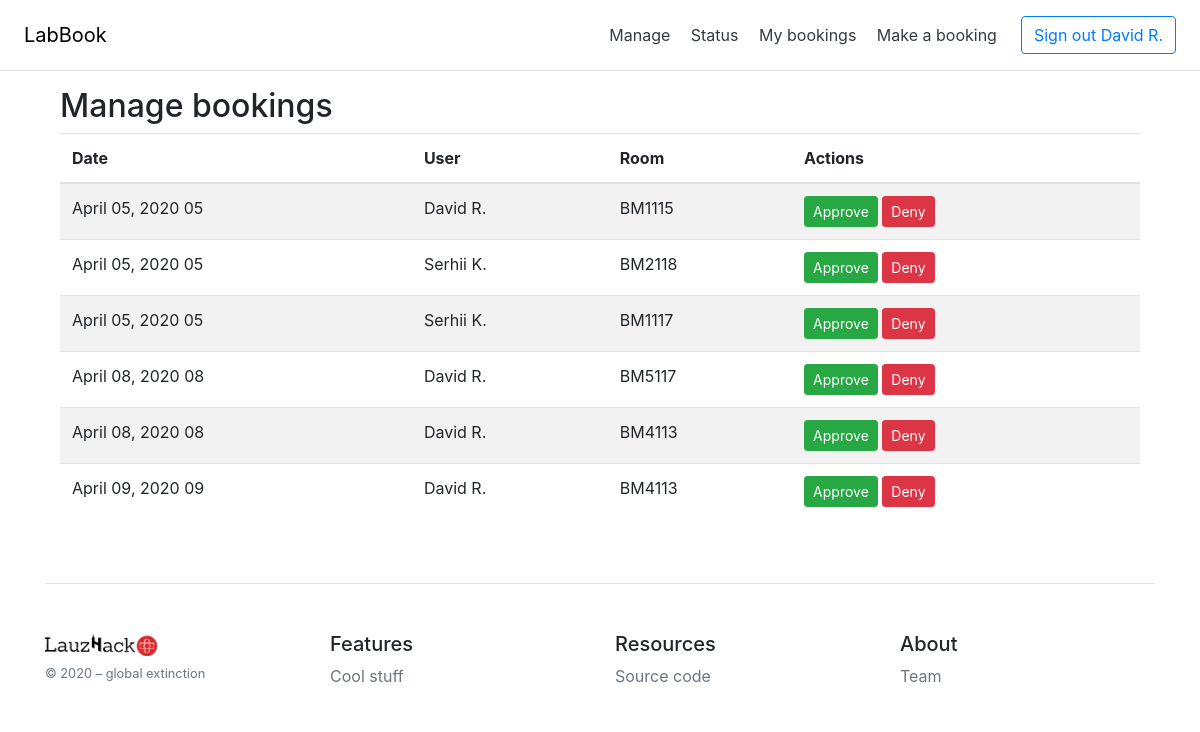
The app's page /manage/ (signed in), older data.
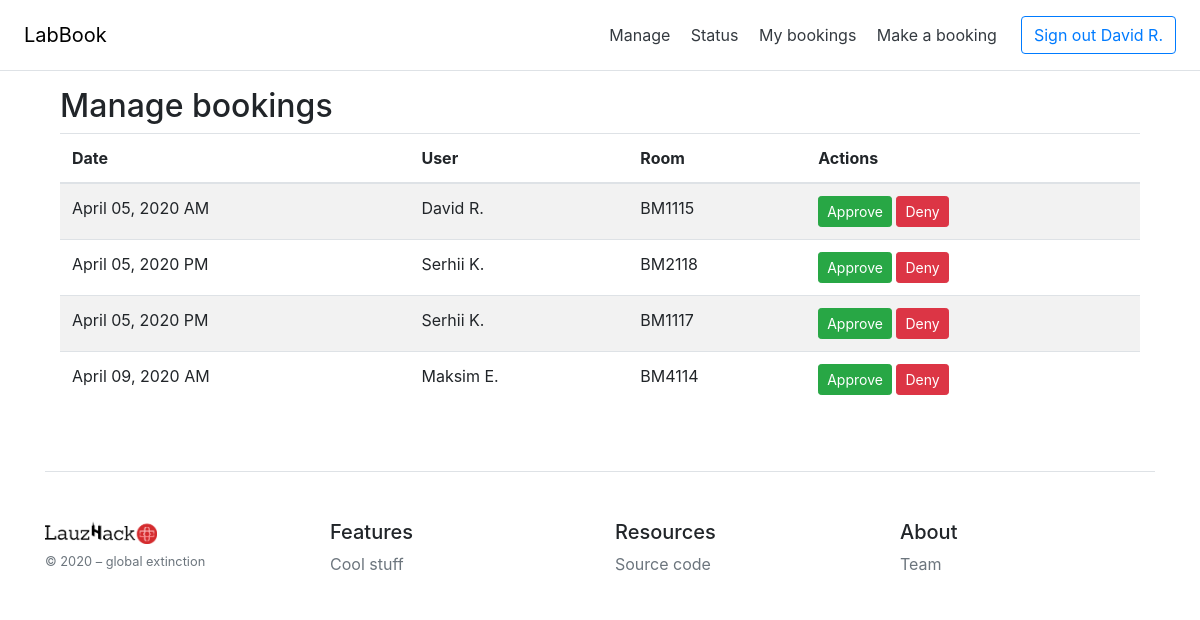
The same page, newer data.
### app/models.py (models this page shows, shortened)
class BaseModel(Model):
    class Meta:
        database = db

class User(UserMixin, BaseModel):
    id = IntegerField(primary_key=True)
    email = CharField(index=True, unique=True)
    name = CharField(index=True)
    password_hash = CharField()

class Booking(BaseModel):
    id = IntegerField(primary_key=True)
    when = CharField()
    status = CharField()
    who = ForeignKeyField(User, to_field='id', related_name="user")
    room = ForeignKeyField(Room, to_field='id', related_name="room")

class Room(BaseModel):
    id = IntegerField(primary_key=True)
    name = CharField(index=True, unique=True)
    floor = IntegerField()
    building = CharField()

### app/routes.py (the view)
@login_required
@app.route('/manage/')
def manage():
    bookings = get_pending_bookings()
    return render_template('manage.html', bookings=bookings, user_name=current_user.name, prettify_when=prettify_when)

### app/database.py (called while the page is built)
def get_pending_bookings(sort_by='booking_id'):
    query = Booking.select().where(Booking.status == 'pending')
    if sort_by == 'when':
        query_sorted = query.order_by(Booking.when)
    else:
        query_sorted = query
    pending_bookings = [model_to_dict(c) for c in query_sorted]
    return pending_bookings

def prettify_date(date):
    return datetime.strptime(date, '%Y-%m-%d').strftime('%B %d, %Y')

def prettify_when(when):
    date = '-'.join(when.split('-')[0:3])
    return prettify_date(date)+" "+when.split('-')[-1]

### app/models.py (called while the page is built)
@login.user_loader
def load_user(id):
    return User.select().where(User.id==int(id)).get()

### app/templates/manage.html (shortened to what this page needs)
{% extends 'base.html' %}
{% block content %}
<div class="container">
    <div class="row">
        <div class="col-md-12">
            <h2>Manage bookings</h2>
            {% if not bookings %}
                <p>There are no requested bookings.</p>
            {% else %}
                <table class="table table-striped">
                    <thead>
                        <tr>
                            <th>Date</th>
                            <th>User</th>
                            <th>Room</th>
                            <th>Actions</th>
                        </tr>
                    </thead>
                    <tbody>
                        {% for booking in bookings %}
                            <tr>
                                <td>{{prettify_when(booking['when'])}}</td>
                                <td>{{ booking['who']['name'] }}</td>
                                <td>{{ booking['room']['name'] }}</td>
                                <td>
                                    <a type="button" class="btn btn-success btn-sm" href="/approve-booking/{{booking['id']}}/">Approve</a>
                                    <a type="button" class="btn btn-danger btn-sm" href="/deny-booking/{{booking['id']}}/">Deny</a>
                                </td>
                            </tr>
                        {% endfor %}
                    </tbody>
                </table>
            {% endif %}
        </div>
    </div>
</div>
{% endblock %}

### app/templates/base.html (shortened to what this page needs)
<!doctype html>
<html lang="en">
  <head>
    <link rel="stylesheet" href="https://stackpath.bootstrapcdn.com/bootstrap/4.4.1/css/bootstrap.min.css">
    <link rel="stylesheet" href="/static/css/main.css">
    <link rel="stylesheet" href="/static/css/calendar.css">
  </head>
  <body>
    <div class="d-flex flex-column flex-md-row align-items-center p-3 px-md-4 mb-3 bg-white border-bottom box-shadow">
      <h5 class="my-0 mr-md-auto font-weight-normal"><a href="{{ url_for('login') }}" style="color:black;">LabBook</a></h5>
      <nav class="my-2 my-md-0 mr-md-3">
        <a class="p-2 text-dark" href="{{ url_for('manage') }}">Manage</a>
        <a class="p-2 text-dark" href="{{ url_for('status') }}">Status</a>
        {% if not current_user.is_anonymous %}
          <a class="p-2 text-dark" href="{{ url_for('dashboard') }}">My bookings</a>
          <a class="p-2 text-dark" href="{{ url_for('book') }}">Make a booking</a>
        {% endif %}
      </nav>
      {% if current_user.is_anonymous %}
        <a class="btn btn-outline-primary" href="{{ url_for('login') }}">Sign in</a>
      {% else %}
        <a class="btn btn-outline-primary" href="{{ url_for('logout') }}">Sign out {{current_user.name}}</a>
      {% endif %}
    </div>
    <div class="container">
      {% block content %}{% endblock %}
      <footer class="pt-4 my-md-5 pt-md-5 border-top">
        <div class="row">
          <div class="col-12 col-md dark">
            <a href="https://covid19.lauzhack.com/">
              <img class="mb-2" src="/static/img/logo_dark.png" alt="LauzHack against COVID-19" height="24">
            </a>
            <small class="d-block mb-3 text-muted">&copy; 2020 &ndash; global extinction</small>
          </div>
          <div class="col-6 col-md">
            <h5>Features</h5>
            <ul class="list-unstyled text-small">
              <li><a class="text-muted" href="#">Cool stuff</a></li>
            </ul>
          </div>
          <div class="col-6 col-md">
            <h5>Resources</h5>
            <ul class="list-unstyled text-small">
              <li><a class="text-muted" href="https://github.com/roesel/book/">Source code</a></li>
            </ul>
          </div>
          <div class="col-6 col-md">
            <h5>About</h5>
            <ul class="list-unstyled text-small">
              <li><a class="text-muted" href="{{ url_for('team_info') }}">Team</a></li>
            </ul>
          </div>
        </div>
      </footer>
    </div>
  </body>
</html>

### app/static/css/main.css (style rules this page uses)
body, html { margin: 0; }

Row changes from the older to the newer data that the page shows:
no longer on this page (row edited): Booking: when "April 08, 2020 08", who.name "David R.", room.name "BM5117"
removed Booking: when "April 09, 2020 09", who.name "David R.", room.name "BM4113"
changed Booking "David R.": when "April 05, 2020 05" → "April 05, 2020 AM"
changed Booking "BM2118": when "April 05, 2020 05" → "April 05, 2020 PM"
changed Booking "BM1117": when "April 05, 2020 05" → "April 05, 2020 PM"
changed Booking: when "April 08, 2020 08" → "April 09, 2020 AM"; who.name "David R." → "Maksim E."; room.name "BM4113" → "BM4114"
